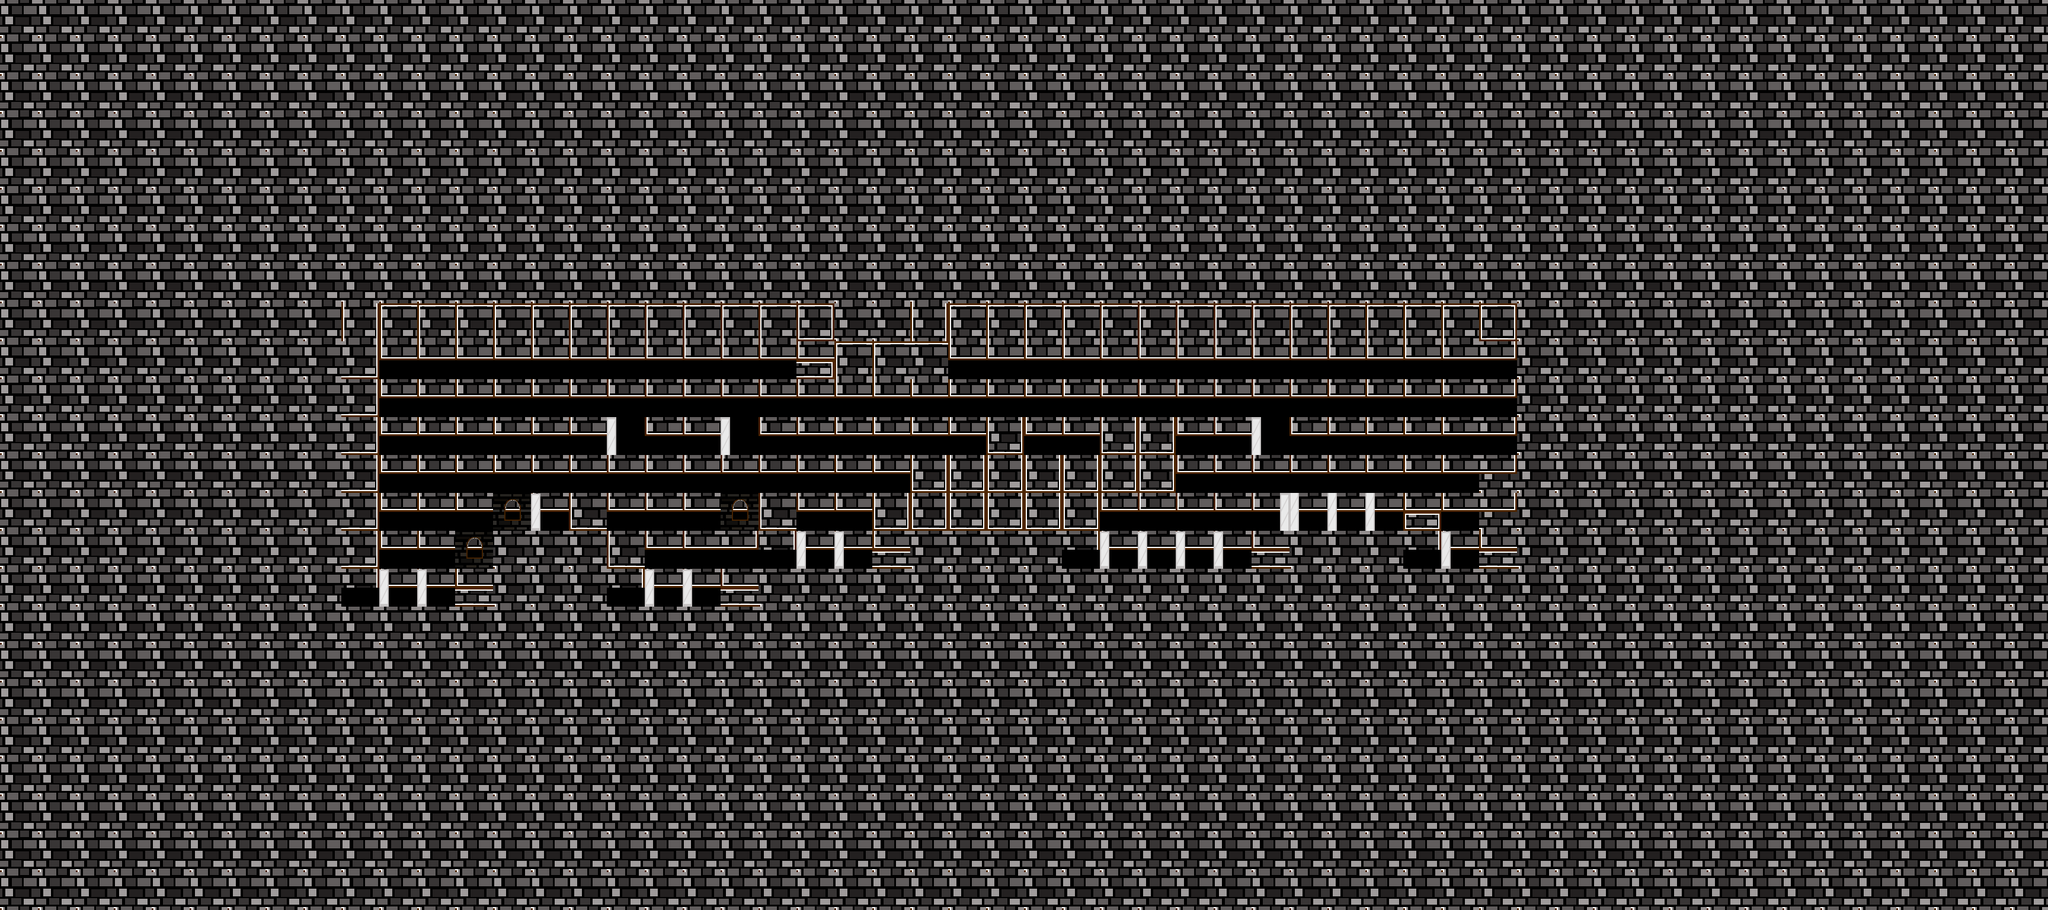

A 2D game scene composited from a Tiled map and its tileset images. What follows is a short description and the map's XML, with each tile layer's data collapsed to a summary:
An orthogonal 54x24 tile map with 64x64 px tiles, 4 tile layers (fundo, fundoFundo, Camada de Tiles 1, halfTiles) and 31 objects.

<map version="1.0" orientation="orthogonal" width="54" height="24" tilewidth="64" tileheight="64">
 <tileset firstgid="1" name="brick_tiles" tilewidth="64" tileheight="64">
  <image source="../tilesets/brick_tiles.png" width="384" height="320" />
 </tileset>
 <layer name="fundo" width="54" height="24">
  <properties>
   <property name="nocollides" value="true" />
   <property name="parallax" value="1" />
   <property name="tileset" value="brick_tiles" />
  </properties>
  <data>[1296 cells, 1296 non-empty, 2 distinct tile ids]</data>
 </layer>
 <layer name="fundoFundo" width="54" height="24">
  <properties>
   <property name="nocollides" value="true" />
   <property name="tileset" value="brick_tiles" />
  </properties>
  <data>[1296 cells, 1050 non-empty, 1 distinct tile ids]</data>
 </layer>
 <layer name="Camada de Tiles 1" width="54" height="24">
  <properties>
   <property name="tileset" value="brick_tiles" />
  </properties>
  <data>[1296 cells, 124 non-empty, 14 distinct tile ids]</data>
 </layer>
 <objectgroup color="#ffff7f" name="floor" width="54" height="24">
  <object x="635" y="957" width="137" height="12" />
  <object x="766" y="892" width="70" height="8" />
  <object x="832" y="830" width="190" height="12" />
  <object x="1030" y="890" width="54" height="18" />
  <object x="1092" y="956" width="124" height="8" />
  <object x="1281" y="891" width="1218" height="12" />
  <object x="1470" y="828" width="70" height="11" />
  <object x="1534" y="766" width="134" height="4" />
  <object x="1664" y="701" width="65" height="3" />
  <object x="1728" y="765" width="128" height="8" />
  <object x="1854" y="702" width="130" height="7" />
  <object x="1215" y="830" width="129" height="9" />
  <object x="2110" y="860" width="324" height="10" />
 </objectgroup>
 <objectgroup color="#a40000" name="levers" width="54" height="24">
  <object x="1984" y="864" width="56" height="32" />
 </objectgroup>
 <objectgroup name="visual" width="54" height="24" />
 <layer name="halfTiles" width="54" height="24">
  <properties>
   <property name="nocollides" value="true" />
   <property name="tileset" value="brick_tiles" />
  </properties>
  <data>[1296 cells, 5 non-empty, 3 distinct tile ids]</data>
 </layer>
 <objectgroup color="#005500" name="otherCollidables" width="54" height="24">
  <object x="2112" y="864" width="320" height="32" />
 </objectgroup>
 <objectgroup color="#5500ff" name="buttons" width="54" height="24">
  <object x="2176" y="856" width="64" height="8" />
 </objectgroup>
 <objectgroup color="#760ca4" name="heavySpawns" width="54" height="24">
  <object x="832" y="681" width="94" height="146" />
 </objectgroup>
 <objectgroup color="#00aa00" name="rogueSpawns" width="54" height="24">
  <object x="953" y="713" width="70" height="113" />
 </objectgroup>
 <objectgroup color="#ffaa7f" name="ratSpawns" width="54" height="24">
  <object x="1231" y="794" width="79" height="32" />
 </objectgroup>
 <objectgroup color="#550000" name="playerSpawn" width="54" height="24">
  <properties>
   <property name="" value="" />
  </properties>
  <object x="675" y="808" width="69" height="144">
   <properties>
    <property name="asd" value="" />
    <property name="type" value="Rogue" />
   </properties>
  </object>
 </objectgroup>
 <objectgroup name="bearTraps" width="54" height="24">
  <object x="2048" y="840" width="55" height="44" />
  <object x="1739" y="713" width="107" height="44" />
  <object x="1356" y="837" width="101" height="44" />
 </objectgroup>
 <objectgroup name="fireTraps" width="54" height="24">
  <object x="2361" y="581" width="59" height="36" />
  <object x="2279" y="584" width="53" height="35" />
  <object x="2200" y="585" width="52" height="35" />
  <object x="2120" y="584" width="61" height="36" />
 </objectgroup>
 <objectgroup name="spikeTraps" width="54" height="24">
  <object x="1103" y="837" width="12" height="113" />
  <object x="1123" y="840" width="15" height="107" />
  <object x="1151" y="840" width="15" height="107" />
  <object x="1177" y="836" width="21" height="107" />
 </objectgroup>
</map>